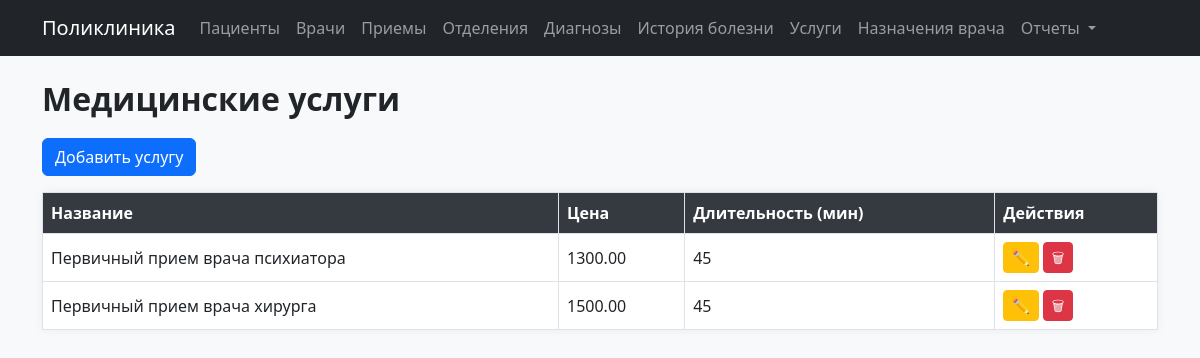
/services, run on the app's committed database.
### models.py (models this page shows)
class Service(db.Model):
    __tablename__ = 'services'
    id = db.Column(db.Integer, primary_key=True)
    name = db.Column(db.String(100))
    price = db.Column(db.Numeric(10, 2))
    duration_min = db.Column(db.Integer)
    prescriptions = db.relationship('Prescription', backref='service', lazy=True)

### modules/services.py (the view)
@services_bp.route('/services')
def list_services():
    services = Service.query.all()
    return render_template('services/list.html', services=services)

### templates/services/list.html
{% extends 'index.html' %}
{% block content %}
<h2>Медицинские услуги</h2>
<a href="{{ url_for('services.add_service') }}" class="btn btn-primary mb-3">Добавить услугу</a>
<table class="table table-bordered">
    <thead>
        <tr>
            <th>Название</th>
            <th>Цена</th>
            <th>Длительность (мин)</th>
            <th>Действия</th>
        </tr>
    </thead>
    <tbody>
        {% for s in services %}
        <tr>
            <td>{{ s.name }}</td>
            <td>{{ s.price }}</td>
            <td>{{ s.duration_min }}</td>
            <td>
                <a href="{{ url_for('services.edit_service', service_id=s.id) }}" class="btn btn-sm btn-warning">✏️</a>
                <a href="{{ url_for('services.delete_service', service_id=s.id) }}" class="btn btn-sm btn-danger">🗑</a>
            </td>
        </tr>
        {% endfor %}
    </tbody>
</table>
{% endblock %}

### static/style.css (style rules this page uses)
body { background-color: #f8f9fa; font-family: 'Segoe UI', sans-serif; }
h2 { font-weight: 600; margin-bottom: 20px; }
.table { background-color: #fff; box-shadow: 0 0 10px rgba(0,0,0,0.05); }
.table th { background-color: #343a40; color: white; }
.table td, .table th { vertical-align: middle; }
.btn { font-weight: 500; }
.btn-sm { padding: 0.25rem 0.5rem; }

### data on the page
Service: name "Первичный прием врача психиатора", price "1300.00", duration_min "45"
Service: name "Первичный прием врача хирурга", price "1500.00", duration_min "45"
